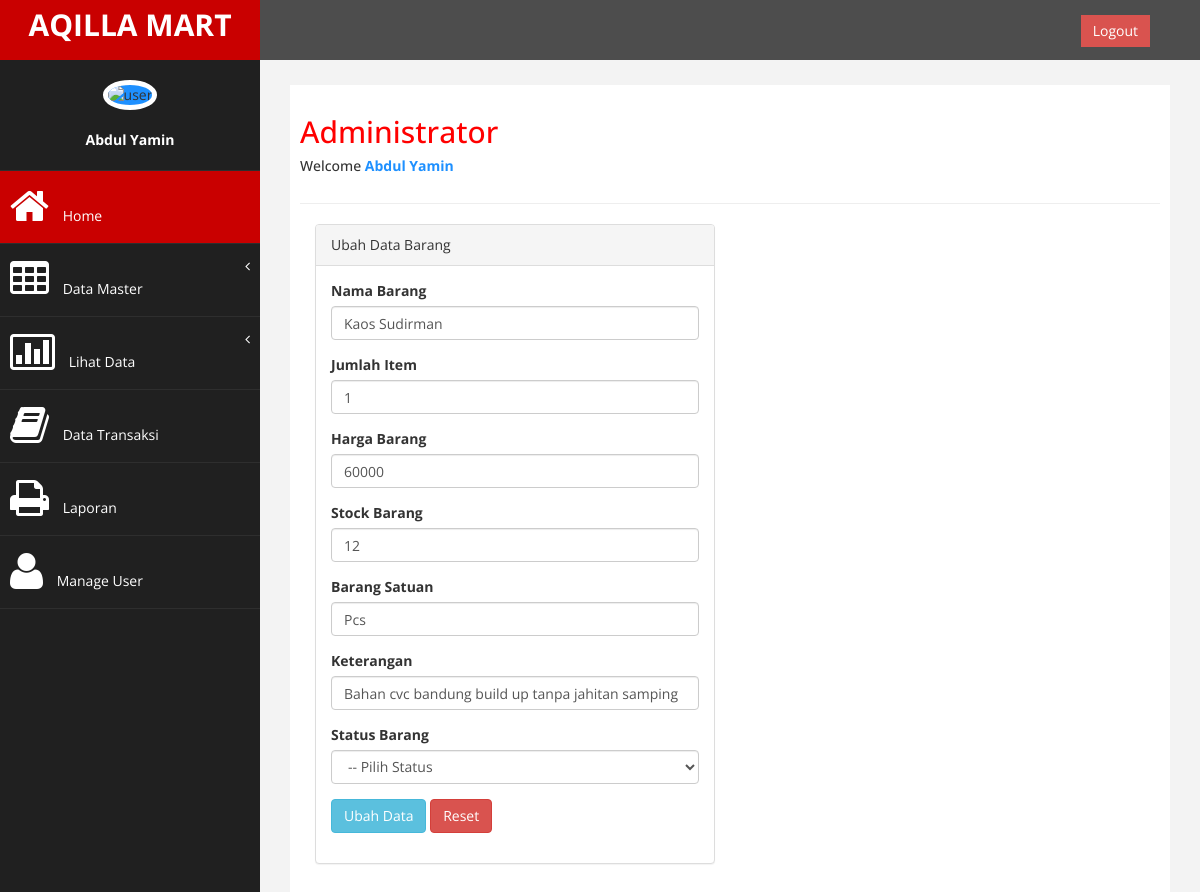
Page /admin/admin.php?page=admin&aksi=edit_barang&kdbrg=1 (signed in) on the committed database.
### tables this page shows
CREATE TABLE `barang` (
  `br_id` int(6) NOT NULL,
  `br_nm` varchar(50) NOT NULL,
  `br_item` int(4) NOT NULL,
  `br_hrg` int(10) NOT NULL,
  `br_stok` int(9) NOT NULL,
  `br_satuan` varchar(20) NOT NULL,
  `ket` varchar(250) NOT NULL,
  `br_sts` varchar(2) NOT NULL,
  `br_gbr` varchar(100) NOT NULL
);

### admin/edit_barang.php (the view, shortened to what this page needs)
		<div class="col-md-6">
		<div class="panel panel-default">
		<div class="panel-heading">
		Ubah Data Barang
		</div>
			<div class="panel-body">
				<div class="row">
					<div class="col-md-12">
						    <?php
    include"koneksi.php";
$kdbrg = @$_GET['kdbrg'];
$sql = mysqli_query($kon,"select * from barang where br_id = '$kdbrg'") or die(mysqli_error());
$data = mysqli_fetch_array($sql);
?>
								<form  action="" method="post" enctype="multipart/form-data" role="form">
								<div class="form-group">
								    <label>Nama Barang</label>
								    <input type="text" name="br_nm" class="form-control" value="<?php echo $data['br_nm']; ?> "  />
								</div>
								<div class="form-group">
								    <label>Jumlah Item</label>
								    <input type="text" name="br_item" class="form-control" value="<?php echo $data['br_item']; ?> " />
								</div>
								<div class="form-group">
								    <label> Harga Barang</label>
								    <input type="text" name="br_hrg" class="form-control" value="<?php echo $data['br_hrg']; ?> " />
								</div>
								<div class="form-group">
								    <label> Stock Barang</label>
								    <input type="text" name="br_stok" class="form-control" value="<?php echo $data['br_stok']; ?> " />
								</div>
								<div class="form-group">
								    <label> Barang Satuan</label>
								    <input type="text" name="br_satuan" class="form-control" value="<?php echo $data['br_satuan']; ?> "/>
								</div>
								<div class="form-group">
								    <label> Keterangan</label>
								    <input type="text" name="ket" class="form-control" value="<?php echo $data['ket']; ?> " />
								</div>
									<div class="form-group">
								    <label> Status Barang</label>
								    <select class="form-control"  name="br_sts">
								    	<option> -- Pilih Status </option>
								    </select>
								</div>
								<div class="form-group">
									<input type="submit" name="edit" value="Ubah Data" class="btn btn-info">
									<input type="reset" name="reset" value="Reset" class="btn btn-danger">
								</div>
								</form>
					</div>
				</div>
			</div>
		</div>
	</div>
	<div class="col-md-6">
	</div>

### admin/assets/css/custom.css (style rules this page uses)
body { font-family: 'Open Sans', sans-serif; }

### rows in the picture
barang: br_nm "Kaos Sudirman", br_item "1", br_hrg "60000", br_stok "12", br_satuan "Pcs", ket "Bahan cvc bandung build up tanpa jahitan samping"

### other values in the picture
$_SESSION['nama'] "Abdul Yamin"
